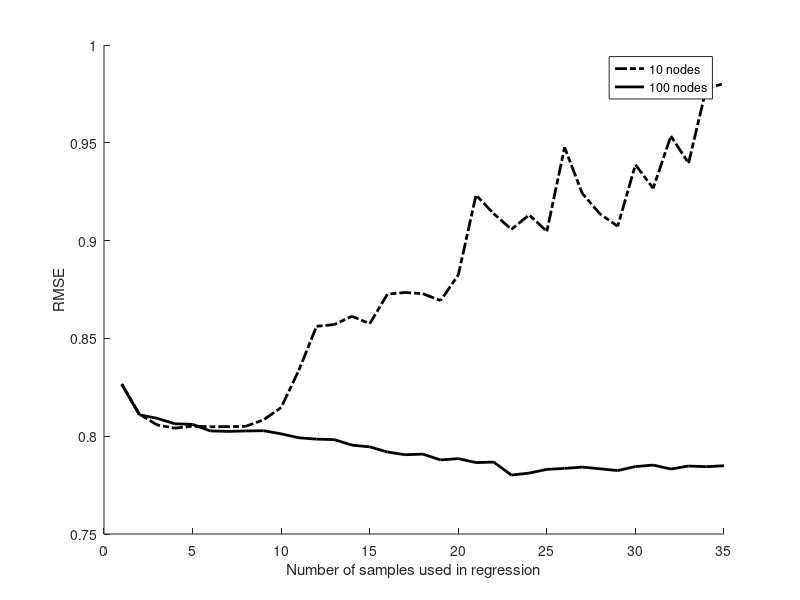

The MATLAB source for this figure:
%plot the figure
rmse10 = [1 10 0.53 0.00 0.961348 0.826698 
2 10 0.27 0.00 0.950335 0.811227 
3 10 0.33 0.00 0.950709 0.805767 
4 10 0.22 0.00 0.951404 0.804089 
5 10 0.95 0.00 0.951988 0.805165 
6 10 0.69 0.00 0.952165 0.804815 
7 10 0.30 0.00 0.952783 0.804892 
8 10 0.27 0.00 0.953765 0.805047 
9 10 0.19 0.00 0.960312 0.808336 
10 10 0.33 0.00 0.967789 0.814640 
11 10 0.23 0.05 0.992135 0.833729 
12 10 0.30 0.05 1.012644 0.856178 
13 10 0.36 0.00 1.014052 0.857066 
14 10 0.23 0.03 1.030612 0.861351 
15 10 0.22 0.00 1.023564 0.857498 
16 10 0.23 0.06 1.044261 0.872635 
17 10 0.36 0.00 1.045597 0.873471 
18 10 0.34 0.00 1.056110 0.872846 
19 10 0.23 0.00 1.046240 0.869355 
20 10 0.31 0.03 1.063402 0.882419 
21 10 0.34 0.00 1.112604 0.923279 
22 10 0.23 0.00 1.121061 0.913825 
23 10 0.28 0.00 1.101622 0.905747 
24 10 0.83 0.03 1.135443 0.913144 
25 10 0.33 0.00 1.097627 0.904740 
26 10 0.48 0.00 1.156726 0.947648 
27 10 0.51 0.00 1.145563 0.924085 
28 10 0.30 0.00 1.111486 0.913668 
29 10 0.30 0.00 1.116924 0.907332 
30 10 0.25 0.00 1.148155 0.938813 
31 10 0.31 0.00 1.150619 0.926754 
32 10 0.51 0.00 1.166870 0.953424 
33 10 0.27 0.06 1.156187 0.939639 
34 10 0.62 0.08 1.188113 0.977872 
35 10 0.42 0.00 1.189439 0.980214 ];

rmse100 = [1 100 2.75 0.00 0.959692 0.826507 
2 100 3.42 0.00 0.943474 0.810940 
3 100 3.31 0.00 0.938773 0.809124 
4 100 3.15 0.00 0.935489 0.806349 
5 100 3.90 0.00 0.935033 0.806056 
6 100 3.23 0.00 0.937690 0.802703 
7 100 3.20 0.00 0.938539 0.802458 
8 100 3.14 0.00 0.934392 0.802682 
9 100 3.39 0.00 0.935656 0.802807 
10 100 3.01 0.00 0.934813 0.801218 
11 100 3.03 0.00 0.935667 0.799185 
12 100 3.51 0.00 0.936271 0.798504 
13 100 2.96 0.00 0.937075 0.798263 
14 100 3.06 0.00 0.937077 0.795427 
15 100 2.95 0.00 0.937348 0.794553 
16 100 3.26 0.00 0.937695 0.791929 
17 100 3.60 0.27 0.937857 0.790534 
18 100 3.01 0.00 0.937638 0.790839 
19 100 3.24 0.00 0.937768 0.787870 
20 100 3.20 0.00 0.938329 0.788545 
21 100 2.92 0.00 0.937411 0.786507 
22 100 3.78 0.00 0.937142 0.786779 
23 100 3.84 0.00 0.936776 0.780112 
24 100 3.10 0.00 0.937538 0.781141 
25 100 2.85 0.00 0.937213 0.783050 
26 100 3.45 0.00 0.937182 0.783545 
27 100 3.29 0.00 0.937352 0.784208 
28 100 3.37 0.00 0.936819 0.783343 
29 100 3.67 0.00 0.937933 0.782415 
30 100 3.54 0.00 0.937624 0.784488 
31 100 3.28 0.00 0.937847 0.785237 
32 100 3.34 0.00 0.937696 0.783228 
33 100 3.46 0.03 0.938287 0.784753 
34 100 3.03 0.00 0.938329 0.784411 
35 100 3.14 0.00 0.938266 0.784904 ];

figure(1); hold on
plot( [1:35],rmse10(:, 6),'k-.', 'lineWidth',2);
plot( [1:35], rmse100(:, 6),'k-', 'lineWidth',2);
xlabel('Number of samples used in regression');
ylabel('RMSE');
legend('10 nodes', '100 nodes');

